Frame 1 (no input): blank canvas, image omitted
Frame 60 (no input): blank canvas, image omitted
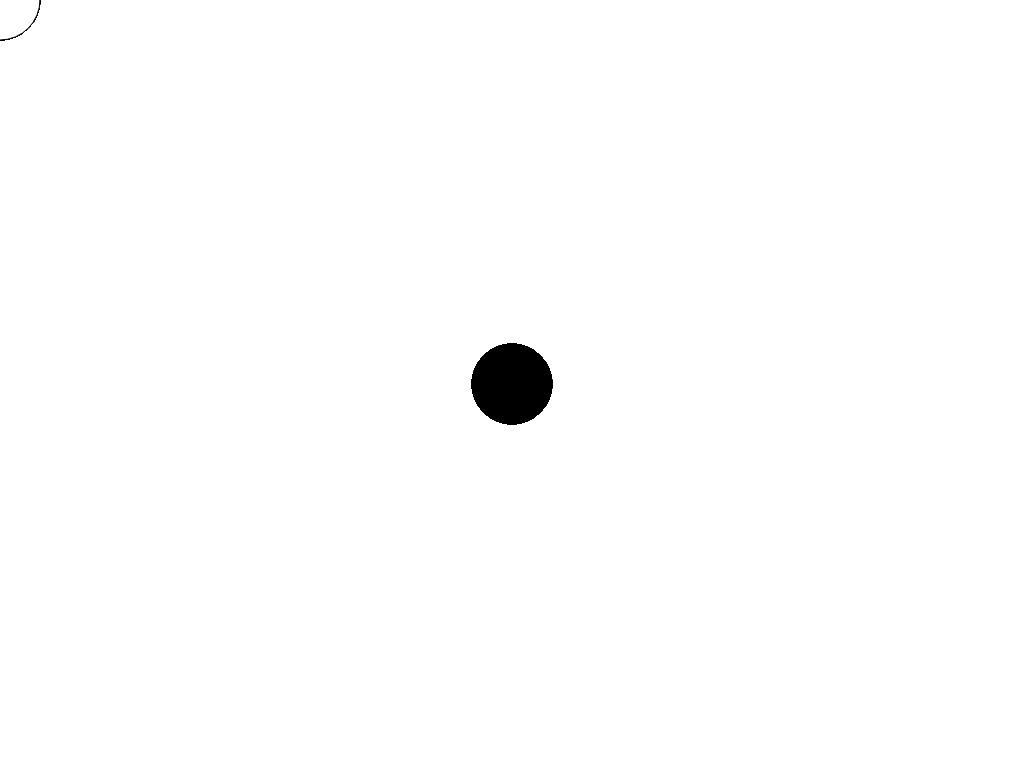
Frame 120 (the mouse pressed at the canvas centre since frame 60)

The p5.js sketch whose frames 1 and 60 were blank and that drew this single picture after the mouse press (run headless with seeded random() and noise() and a simulated clock; from frame 60 on, the mouse is pressed at the canvas centre):

// p5.js sketch
// ── sketch.js
function setup() {
  createCanvas(1024, 768);
}

function draw() {
  if(mouseIsPressed) {
    fill(0);
  } else {
    fill(255);
  }
  ellipse(mouseX, mouseY, 80, 80);
}
